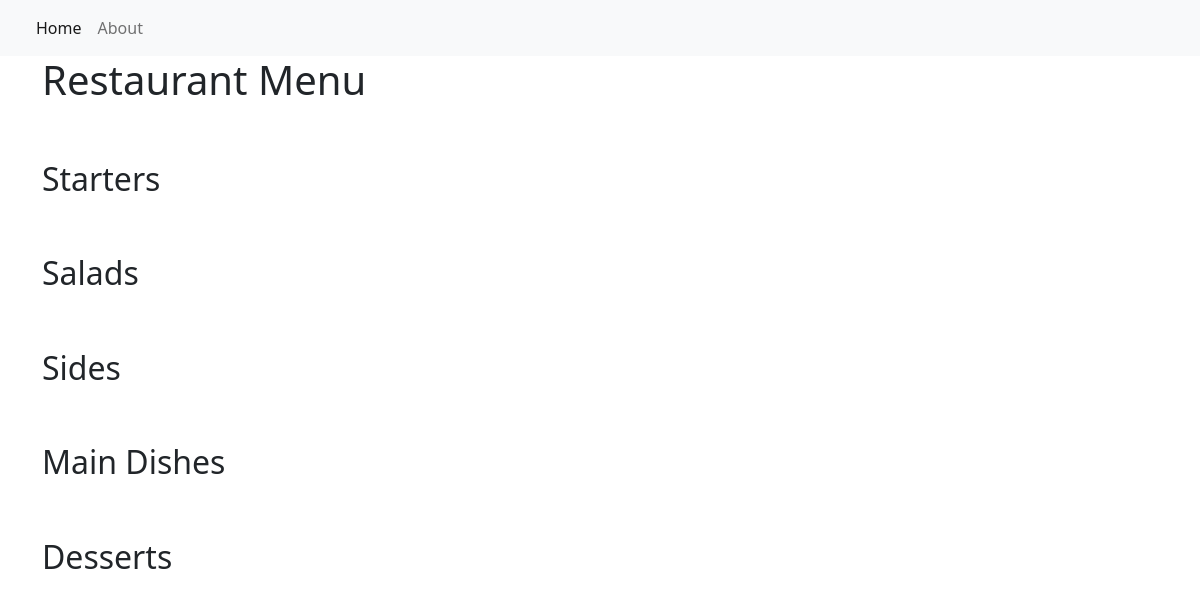
Before: / with the older database file.
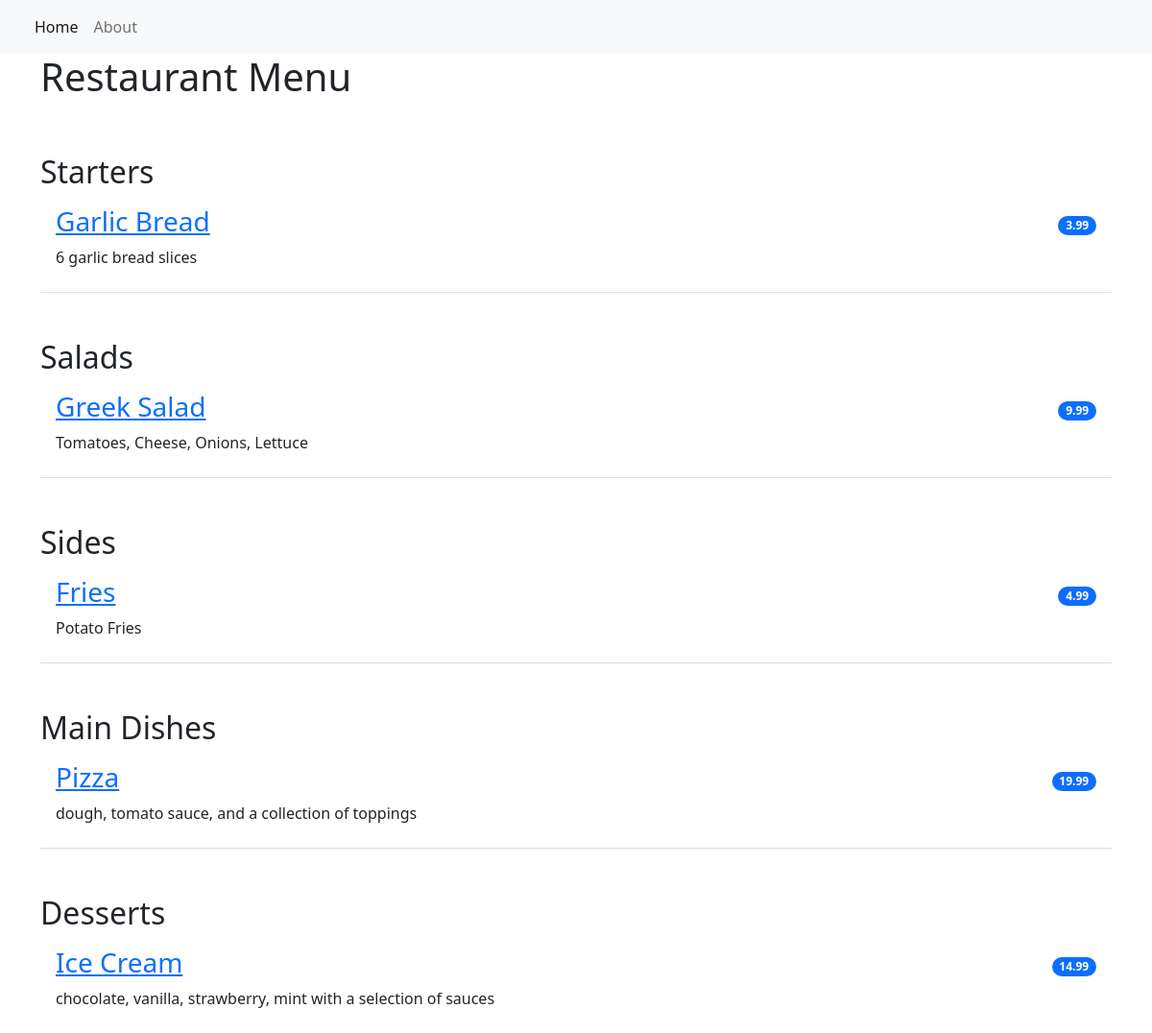
After: the same page with the newer database file.
### restaurant_menu/models.py (models this page shows, shortened)
class Item(models.Model):
    meal = models.CharField(max_length=1000, unique=True)
    description = models.CharField(max_length=2000)
    price = models.DecimalField(max_digits=10, decimal_places=2)
    meal_type = models.CharField(max_length=200, choices=MEAL_TYPE)
    author = models.ForeignKey(User, on_delete=models.PROTECT)
    status = models.IntegerField(choices=STATUS, default=1)
    date_created = models.DateTimeField(auto_now_add=True)
    date_updated = models.DateTimeField(auto_now=True)

### restaurant_menu/views.py (the view)
# urls.py: path("", views.MenuList.as_view(), name="home"),
class MenuList(generic.ListView):
    queryset = Item.objects.order_by("-date_created")
    template_name = "index.html"
    def get_context_data(self, **kwargs):
        context = super().get_context_data(**kwargs)
        context["meals"] = MEAL_TYPE
        return context

### restaurant_menu/templates/index.html
{% extends 'base.html' %}
{% block content %}
<div class="container">
  <h1>Restaurant Menu</h1>
    <ul class="list-group list-group-flush">
        {% for meal in meals %}
            <h2 class="pt-5">{{ meal.1 }}</h2>
                {% for row in item_list %}
                    {% if row.meal_type == meal.0 %}
                        {% if row.status == 0 %}
                        <li class="list-group-item d-flex justify-content-between align-items-center border-0 pb-0">
                            <a href="{% url 'menu_item' row.pk %}"><h3><del>{{ row.meal }}</del></h3></a>
                            <span class="badge bg-primary rounded-pill">{{ row.price }}</span>
                        </li>
                        <li class="list-group-item pt-0">
                            <p>{{ row.description }}</p>
                        </li>
                        {% else %}
                        <li class="list-group-item d-flex justify-content-between align-items-center border-0 pb-0">
                            <a href="{% url 'menu_item' row.pk %}"><h3>{{ row.meal }}</h3></a>
                            <span class="badge bg-primary rounded-pill">{{ row.price }}</span>
                        </li>
                        <li class="list-group-item pt-0">
                            <p>{{ row.description }}</p>
                        </li>
                        {% endif %}
                    {% endif %}
                {% endfor %}
        {% endfor %}
    </ul>
</div>
{% endblock content %}

### restaurant_menu/templates/base.html (shortened to what this page needs)
<!DOCTYPE html>
<html lang="en">
    <head>
        <link href="https://cdn.jsdelivr.net/npm/bootstrap@5.2.0-beta1/dist/css/bootstrap.min.css" rel="stylesheet">
    </head>
    <body>
        <nav class="navbar navbar-expand-lg bg-light">
            <div class="container-fluid">
                <div class="collapse navbar-collapse" id="navbarNav">
                    <ul class="navbar-nav">
                         <li class="nav-item">
                            <a class="nav-link active" aria-current="page" href="{% url 'home' %}">Home</a>
                        </li>
                        <li class="nav-item">
                            <a class="nav-link" aria-current="page" href="{% url 'home' %}">About</a>
                        </li>
                    </ul>
                </div>
            </div>
        </nav>
        {% block content %}
        {% endblock content %}
    </body>
</html>

Changed rows visible on the page:
added Item: meal "Garlic Bread", price "3.99", description "6 garlic bread slices", shown under "Starters"
added Item: meal "Greek Salad", price "9.99", description "Tomatoes, Cheese, Onions, Lettuce", shown under "Salads"
added Item: meal "Fries", price "4.99", description "Potato Fries", shown under "Sides"
added Item: meal "Pizza", price "19.99", description "dough, tomato sauce, and a collection of toppings", shown under "Main Dishes"
added Item: meal "Ice Cream", price "14.99", description "chocolate, vanilla, strawberry, mint with a selection of sauces", shown under "Desserts"
